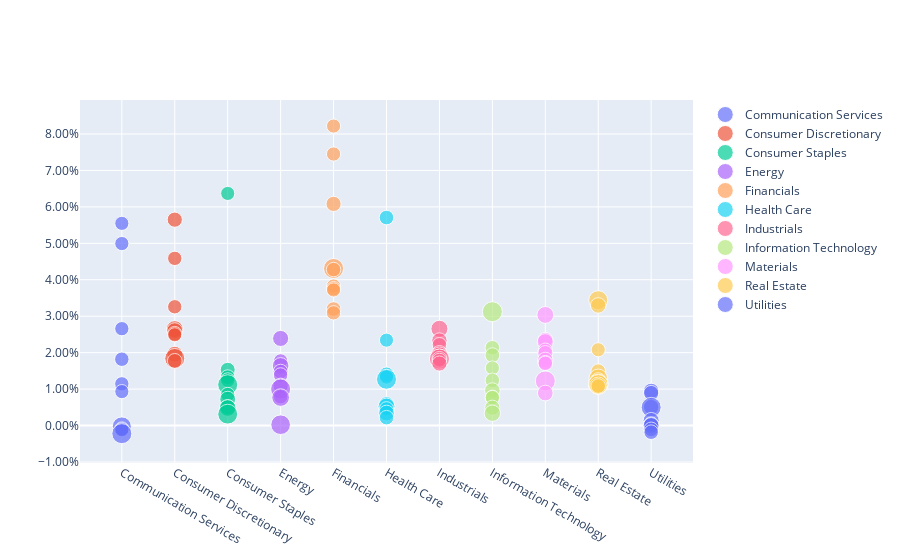

Write notebook code for a chart like this one.
### Code cell
d = {}
for sector in sectors:
    df_sector = df_sp[df_sp['Sector'] == sector].sort_values(['changePercent'], ascending = False).head(10)
    d[sector] = df_sector

fig = go.Figure()

for sector, df_sector_top10 in d.items():
    maxval, minval = df_sector_top10['Weight'].max(), df_sector_top10['Weight'].min()
    sizes = [(((weight - minval)/(maxval - minval) + 1) * 100) for weight in df_sector_top10['Weight']]
    fig.add_trace(go.Scatter(
        x = df_sector_top10['Sector'], 
        y = df_sector_top10['changePercent'], 
        text = df_sector_top10['Ticker'],
        name = sector,
        mode = 'markers',
        marker = dict(size = sizes, sizemode = 'area')))

fig.update_layout(yaxis=dict(tickformat=".2%"))    

plotly.io.show(fig)

### Figure 1 — Plotly figure (JSON) as saved in the notebook; plotly's stock layout.template omitted (floating-point values rounded to 4 significant figures)
{"data": [{"marker": {"size": [100, 101.2, 101.8, 104.8, 102.5, 100.3, 180.6, 102.7, 101.3, 200], "sizemode": "area"}, "mode": "markers", "name": "Communication Services", "text": ["DISCA", "DISCK", "LYV", "VIAC", "FOXA", "FOX", "CMCSA", "CTL", "IPG", "VZ"], "type": "scatter", "x": ["Communication Services", "Communication Services", "Communication Services", "Communication Services", "Communication Services", "Communication Services", "Communication Services", "Communication Services", "Communication Services", "Communication Services"], "y": [0.05548, 0.04994, 0.02658, 0.0182, 0.01145, 0.00931, -0.00023, -0.00095, -0.00116, -0.00223]}, {"marker": {"size": [115.4, 103.5, 103.4, 141.1, 125.6, 107.8, 100, 123.7, 200, 109.4], "sizemode": "area"}, "mode": "markers", "name": "Consumer Discretionary", "text": ["CCL", "NCLH", "PVH", "LVS", "RCL", "NWL", "KSS", "MGM", "GM", "LB"], "type": "scatter", "x": ["Consumer Discretionary", "Consumer Discretionary", "Consumer Discretionary", "Consumer Discretionary", "Consumer Discretionary", "Consumer Discretionary", "Consumer Discretionary", "Consumer Discretionary", "Consumer Discretionary", "Consumer Discretionary"], "y": [0.05649, 0.04587, 0.03259, 0.02648, 0.02604, 0.02518, 0.0249, 0.01959, 0.01841, 0.01774]}, {"marker": {"size": [100, 112.5, 108.8, 106.8, 200, 103.0, 125.9, 115.7, 140.6, 197.5], "sizemode": "area"}, "mode": "markers", "name": "Consumer Staples", "text": ["COTY", "ADM", "TSN", "BF.B", "KO", "TAP", "KMB", "STZ", "MO", "PEP"], "type": "scatter", "x": ["Consumer Staples", "Consumer Staples", "Consumer Staples", "Consumer Staples", "Consumer Staples", "Consumer Staples", "Consumer Staples", "Consumer Staples", "Consumer Staples", "Consumer Staples"], "y": [0.06369, 0.01529, 0.01327, 0.01247, 0.0112, 0.00852, 0.00723, 0.005, 0.00481, 0.00312]}, {"marker": {"size": [129.2, 100, 138.1, 109.3, 105.8, 118.0, 200, 103.5, 156.2, 193.0], "sizemode": "area"}, "mode": "markers", "name": "Energy", "text": ["CXO", "FTI", "HES", "APA", "NOV", "COG", "SLB", "DVN", "PXD", "EOG"], "type": "scatter", "x": ["Energy", "Energy", "Energy", "Energy", "Energy", "Energy", "Energy", "Energy", "Energy", "Energy"], "y": [0.0239, 0.01777, 0.01636, 0.0148, 0.01386, 0.01092, 0.01001, 0.0079, 0.00768, 0.00023]}, {"marker": {"size": [100, 101.7, 114.6, 200, 104.9, 100.8, 103.6, 100.4, 106.8, 103.0], "sizemode": "area"}, "mode": "markers", "name": "Financials", "text": ["UNM", "LNC", "COF", "BAC", "SYF", "ZION", "RF", "PBCT", "DFS", "HBAN"], "type": "scatter", "x": ["Financials", "Financials", "Financials", "Financials", "Financials", "Financials", "Financials", "Financials", "Financials", "Financials"], "y": [0.08218, 0.07451, 0.06082, 0.0431, 0.0428, 0.03829, 0.03754, 0.0372, 0.03197, 0.03093]}, {"marker": {"size": [106.5, 100, 114.2, 100.8, 200, 107.5, 142.1, 101.5, 123.6, 105.3], "sizemode": "area"}, "mode": "markers", "name": "Health Care", "text": ["COO", "MYL", "ALXN", "UHS", "LLY", "LH", "REGN", "XRAY", "HCA", "DGX"], "type": "scatter", "x": ["Health Care", "Health Care", "Health Care", "Health Care", "Health Care", "Health Care", "Health Care", "Health Care", "Health Care", "Health Care"], "y": [0.05707, 0.02343, 0.014, 0.0133, 0.01269, 0.00593, 0.00522, 0.0046, 0.00343, 0.00216]}, {"marker": {"size": [145.7, 118.8, 105.4, 119.3, 124.7, 102.8, 200, 113.2, 100, 115.5], "sizemode": "area"}, "mode": "markers", "name": "Industrials", "text": ["FDX", "CARR", "UAL", "TDG", "JCI", "AAL", "UPS", "DAL", "FLS", "LUV"], "type": "scatter", "x": ["Industrials", "Industrials", "Industrials", "Industrials", "Industrials", "Industrials", "Industrials", "Industrials", "Industrials", "Industrials"], "y": [0.02655, 0.02333, 0.02217, 0.01984, 0.0194, 0.01901, 0.01828, 0.01826, 0.0179, 0.01702]}, {"marker": {"size": [200, 106.5, 109.1, 100, 105.4, 120.7, 106.3, 103.0, 114.9, 134.1], "sizemode": "area"}, "mode": "markers", "name": "Information Technology", "text": ["AVGO", "NLOK", "CDW", "XRX", "WDC", "TEL", "HPE", "JNPR", "GLW", "MU"], "type": "scatter", "x": ["Information Technology", "Information Technology", "Information Technology", "Information Technology", "Information Technology", "Information Technology", "Information Technology", "Information Technology", "Information Technology", "Information Technology"], "y": [0.03124, 0.02134, 0.01931, 0.0158, 0.01241, 0.0096, 0.00771, 0.00767, 0.0049, 0.00338]}, {"marker": {"size": [142.3, 112.8, 128.8, 100, 114.4, 119.9, 107.0, 105.0, 200, 123.2], "sizemode": "area"}, "mode": "markers", "name": "Materials", "text": ["FCX", "CE", "LYB", "WRK", "MLM", "IP", "EMN", "ALB", "DD", "VMC"], "type": "scatter", "x": ["Materials", "Materials", "Materials", "Materials", "Materials", "Materials", "Materials", "Materials", "Materials", "Materials"], "y": [0.03035, 0.02353, 0.023, 0.0207, 0.01988, 0.018, 0.01725, 0.01705, 0.01224, 0.00892]}, {"marker": {"size": [181.3, 120.9, 100, 108.2, 175.1, 105.6, 200, 185.9, 149.2, 107.0], "sizemode": "area"}, "mode": "markers", "name": "Real Estate", "text": ["SPG", "HST", "SLG", "VNO", "EQR", "KIM", "WELL", "AVB", "ESS", "AIV"], "type": "scatter", "x": ["Real Estate", "Real Estate", "Real Estate", "Real Estate", "Real Estate", "Real Estate", "Real Estate", "Real Estate", "Real Estate", "Real Estate"], "y": [0.0344, 0.03296, 0.0208, 0.01491, 0.01293, 0.01251, 0.01135, 0.0113, 0.01094, 0.01084]}, {"marker": {"size": [120.9, 116.7, 119.7, 200, 128.6, 100, 111.7, 126.3, 107.1, 106.6], "sizemode": "area"}, "mode": "markers", "name": "Utilities", "text": ["PEG", "ED", "AWK", "D", "WEC", "FE", "PPL", "ES", "ETR", "AEE"], "type": "scatter", "x": ["Utilities", "Utilities", "Utilities", "Utilities", "Utilities", "Utilities", "Utilities", "Utilities", "Utilities", "Utilities"], "y": [0.00948, 0.00891, 0.00508, 0.005, 0.00139, 0.00036, 0.00035, 0, -0.00105, -0.00182]}], "layout": {"yaxis": {"tickformat": ".2%"}}}
